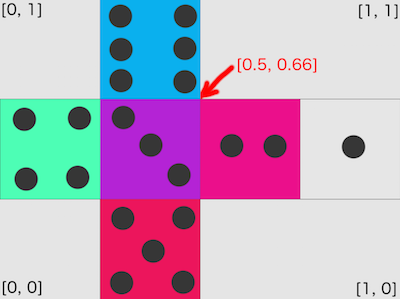
#> input picture QwIKM.png, 400 x 299 px
$ python T_OpenCV.py
#> lines starting #> are read from the running program, lines starting #| are printed output that depends on the picture
import cv2
import numpy as np
#img = cv2.imread('save_images_code/c0.png', cv2.IMREAD_COLOR)
pic_test = cv2.imread('./QwIKM.png', cv2.IMREAD_COLOR)
#> pic_test is the input picture: shape (299, 400, 3); mean B, G, R 193.8, 168.1, 188.2


# 设置目标尺寸
width = 4000
height = 3000

# 缩放图像
resized_image = cv2.resize(pic_test, (width, height))
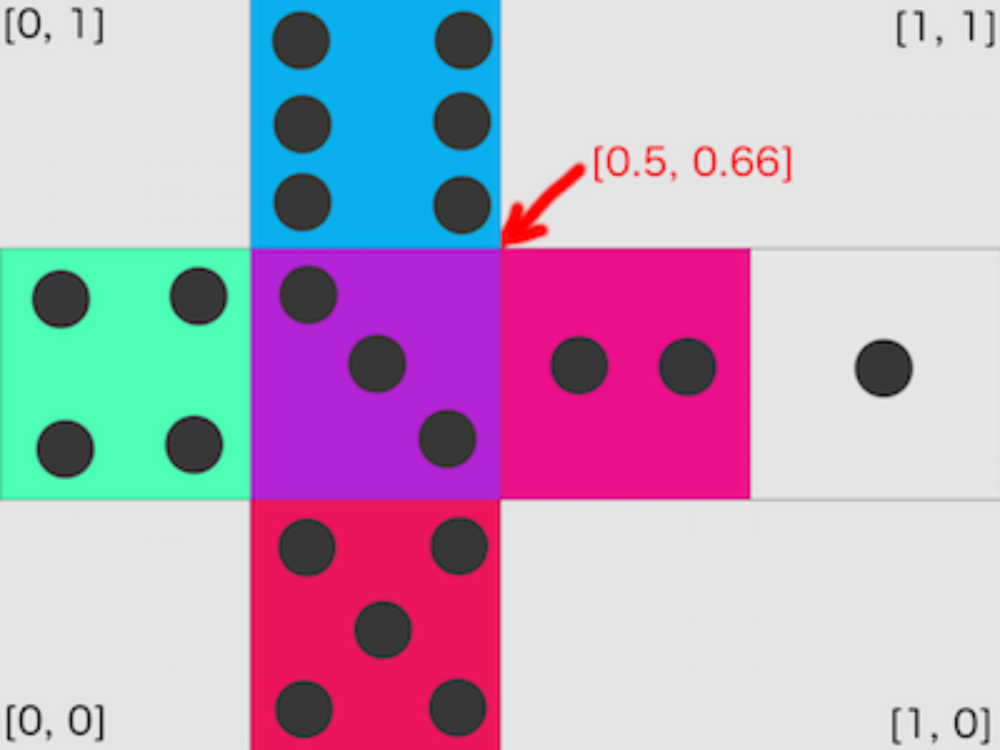
#> resized_image: shape (3000, 4000, 3) (shown at 1/4 size); mean B, G, R 193.8, 168, 188.2

cv2.imshow("image", resized_image)
cv2.imwrite("paint_module.png", resized_image)
cv2.waitKey(0)
